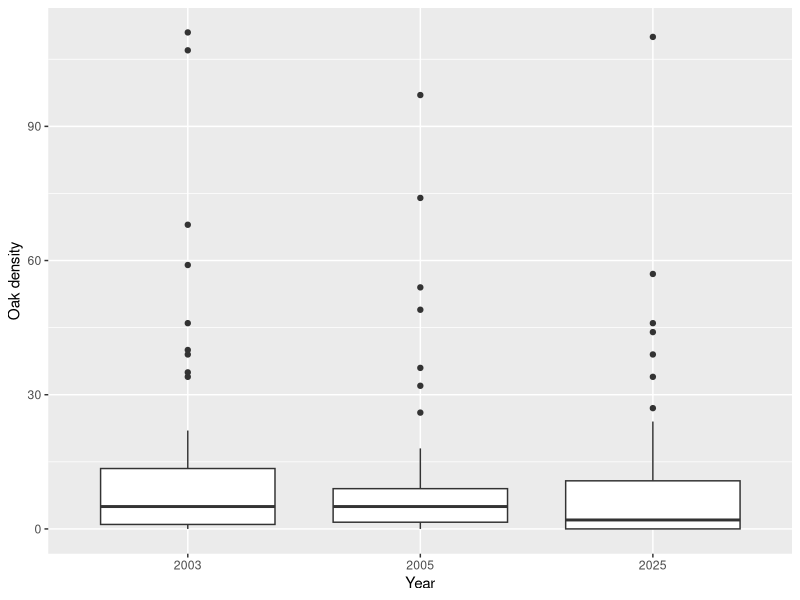
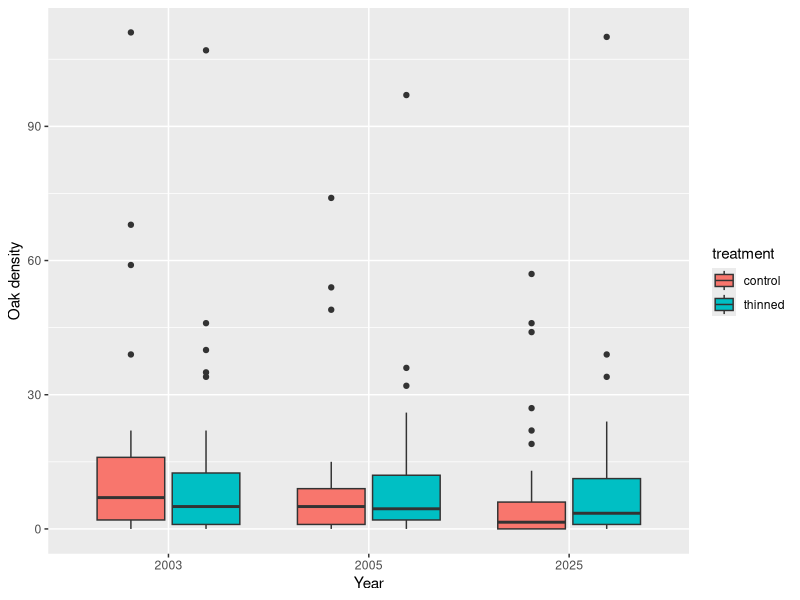
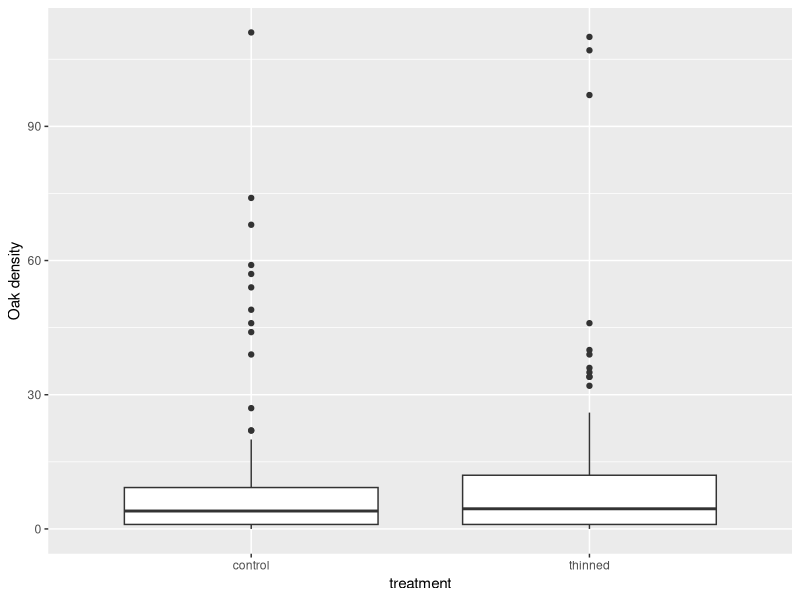
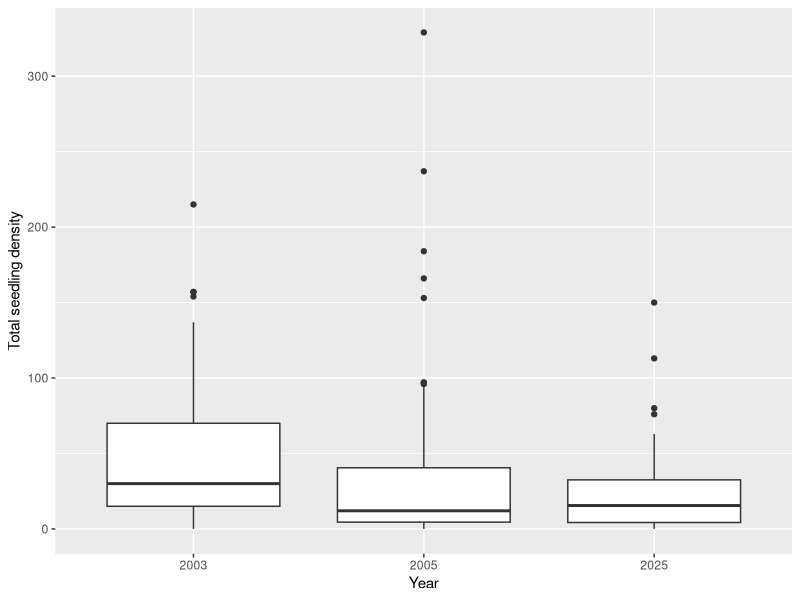
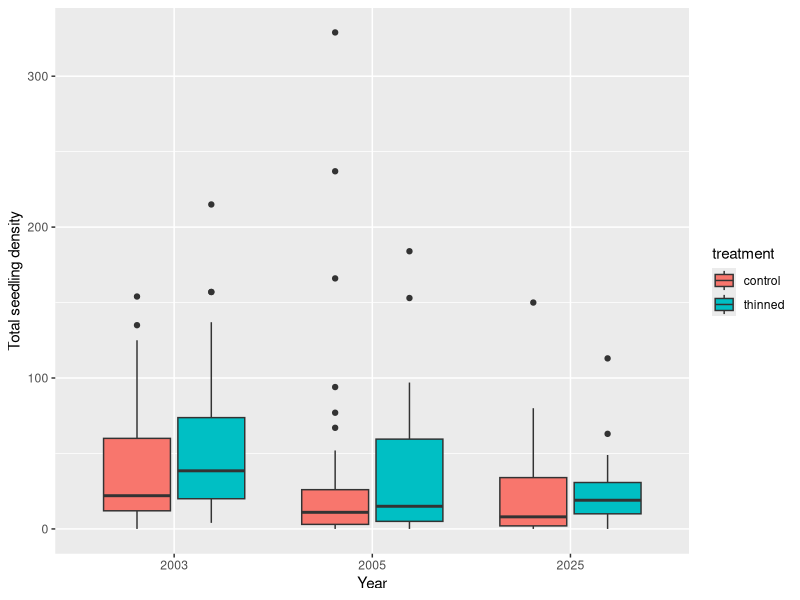
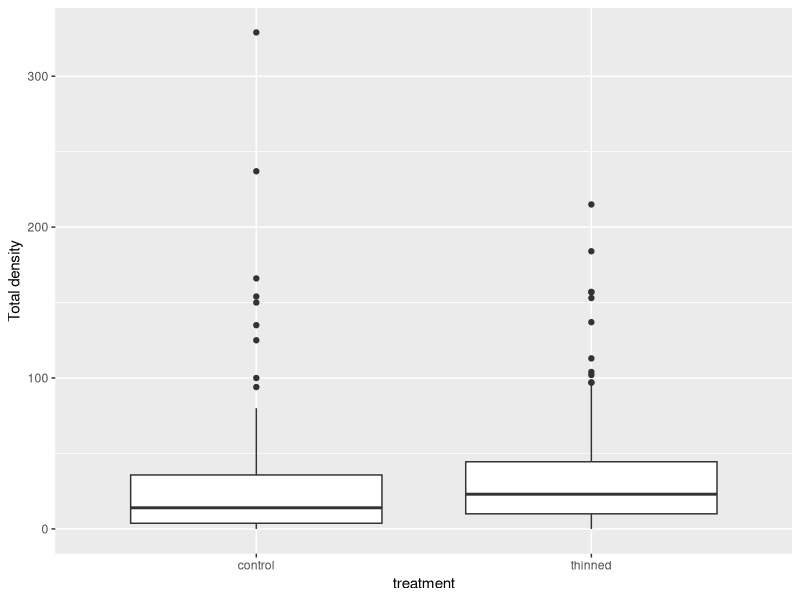
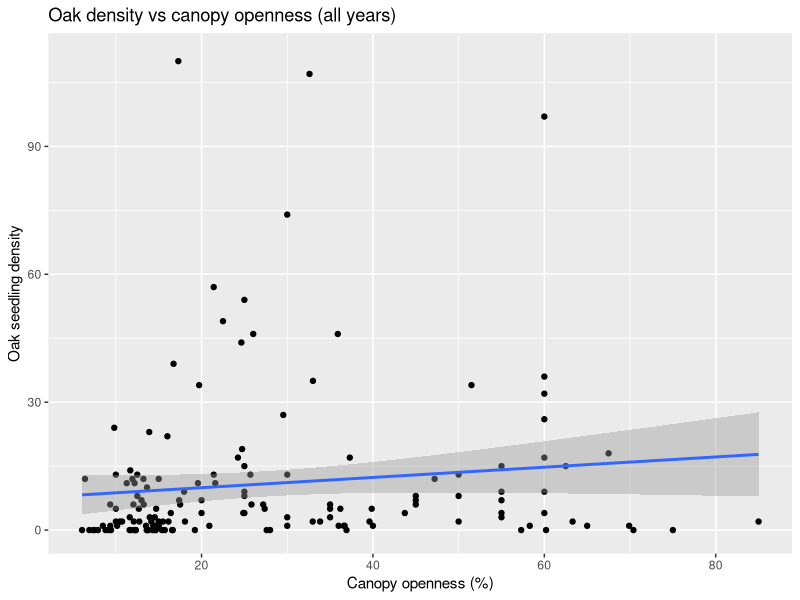
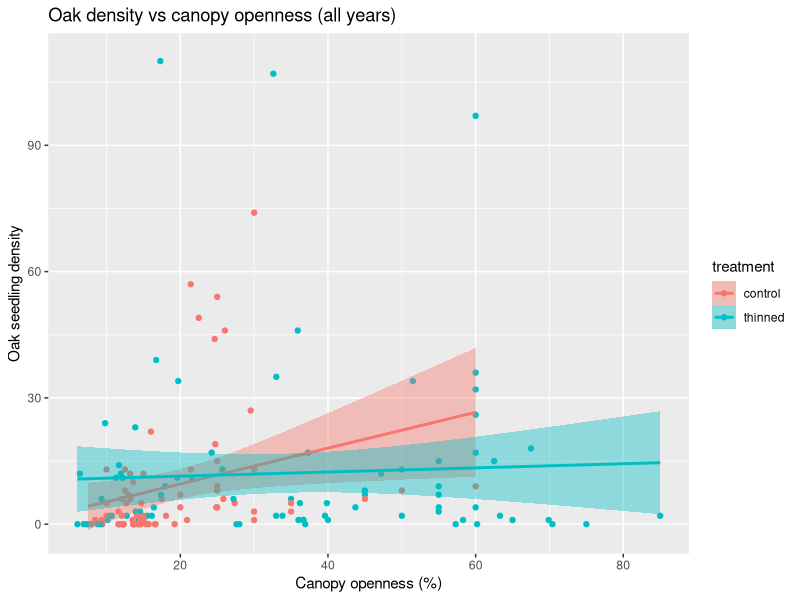

Here is the R script that generated these plots, in order:
#Exploratory figures 16/3/2026

library(readr)
library(dplyr)
library(ggplot2)

regeneration <- read_csv("processed_data/regeneration_data.csv")


#Filter to exclude area_type "extended" to remove duplicate seedling rows
regeneration_coreNA <- regeneration %>% 
  filter(area_type != "extended" | is.na(area_type))


#Oak density 2003 vs 2005 vs 2025
oak_density <- regeneration_coreNA %>%
  filter(species == "Quercus sp.") %>%
  group_by(site, plot, treatment, year, transect, subplot, area_m2, canopy_openness, pH, quercus_sp_ba, total_ba) %>%
  summarise(oak_density = sum(density), .groups = "drop")

ggplot(oak_density,
       aes(x = factor(year), y = oak_density)) +
  geom_boxplot() + 
  labs(x = "Year", y = "Oak density")

#Control and treatment separately
ggplot(oak_density,
       aes(x = factor(year), y = oak_density, fill = treatment)) +
  geom_boxplot() + 
  labs(x = "Year", y = "Oak density")

#Overall oak density by treatment (not important)
ggplot(oak_density,
       aes(x = factor(treatment), y = oak_density)) +
  geom_boxplot() + 
  labs(x = "treatment", y = "Oak density")


#Total seedling density 2003 vs 2005 vs 2025
total_density <- regeneration_coreNA %>% 
  group_by(site, plot, treatment, year, transect, subplot, area_m2, canopy_openness, pH, quercus_sp_ba, total_ba) %>% 
  summarise(total_density = sum(density), .groups = "drop")

ggplot(total_density,
       aes(x = factor(year), y = total_density)) +
  geom_boxplot() + 
  labs(x = "Year", y = "Total seedling density")

#Control and treatment separately
ggplot(total_density,
       aes(x = factor(year), y = total_density, fill = treatment)) +
  geom_boxplot() + 
  labs(x = "Year", y = "Total seedling density")

#Total density by treatment (not important)
ggplot(total_density,
       aes(x = factor(treatment), y = total_density)) +
  geom_boxplot() + 
  labs(x = "treatment", y = "Total density")


#Oak density vs canopy openness, all years
ggplot(oak_density, aes(x = canopy_openness, y = oak_density)) + 
  geom_point() +
  geom_smooth(method = "lm") +
  labs(x = "Canopy openness (%)",
       y = "Oak seedling density",
       title = "Oak density vs canopy openness (all years)")

#All years with treatment
ggplot(oak_density, aes(x = canopy_openness, y = oak_density, fill = treatment, color = treatment)) + 
  geom_point() +
  geom_smooth(method = "lm") +
  labs(x = "Canopy openness (%)",
       y = "Oak seedling density",
       title = "Oak density vs canopy openness (all years)")

#2003 (canopy values only in treatment plots of three sites)
ggplot(oak_density %>% filter(year == 2003), 
       aes(x = canopy_openness, y = oak_density)) + 
  geom_point() +
  geom_smooth(method = "lm") +
  labs(x = "Canopy openness (%)",
       y = "Oak seedling density",
       title = "Oak density vs canopy openness (2003)")

#2005
ggplot(oak_density %>% filter(year == 2005), 
       aes(x = canopy_openness, y = oak_density)) + 
  geom_point() +
  geom_smooth(method = "lm") +
  labs(x = "Canopy openness (%)",
       y = "Oak seedling density",
       title = "Oak density vs canopy openness (2005)")

#2005 with treatment
ggplot(oak_density %>% filter(year == 2005), 
       aes(x = canopy_openness, y = oak_density, fill = treatment, color = treatment)) + 
  geom_point() +
  geom_smooth(method = "lm") +
  labs(x = "Canopy openness (%)",
       y = "Oak seedling density",
       title = "Oak density vs canopy openness (2005)")

#2025 (canopy openness was measured for all subplots)
ggplot(oak_density %>% filter(year == 2025),
       aes(x = canopy_openness, y = oak_density)) + 
  geom_point() +
  geom_smooth(method = "lm") +
  labs(x = "Canopy openness (%)",
       y = "Oak seedling density",
       title = "Oak density vs canopy openness (2025)")

#2025 with treatment
ggplot(oak_density %>% filter(year == 2025),
       aes(x = canopy_openness, y = oak_density, fill = treatment, color = treatment)) + 
  geom_point() +
  geom_smooth(method = "lm") +
  labs(x = "Canopy openness (%)",
       y = "Oak seedling density",
       title = "Oak density vs canopy openness (2025)")


#Total seedling density vs canopy openness, all years
ggplot(total_density, aes(x = canopy_openness, y = total_density)) +
  geom_point() +
  geom_smooth(method = "lm") +
  labs(x = "Canopy openness (%)",
       y = "Total seedling density",
       title = "Total seedling density vs canopy openness (all years)")

#All years with treatment
ggplot(total_density, aes(x = canopy_openness, y = total_density, fill = treatment, color = treatment)) +
  geom_point() +
  geom_smooth(method = "lm") +
  labs(x = "Canopy openness (%)",
       y = "Total seedling density",
       title = "Total seedling density vs canopy openness (all years)")

#2003 (canopy values only in treatment plots of three sites)
ggplot(total_density %>% filter(year == 2003),
       aes(x = canopy_openness, y = total_density)) +
  geom_point() +
  geom_smooth(method = "lm") +
  labs(x = "Canopy openness (%)",
       y = "Total seedling density",
       title = "Total seedling density vs canopy openness (2003)")

#2005
ggplot(total_density %>% filter(year == 2005),
       aes(x = canopy_openness, y = total_density)) +
  geom_point() +
  geom_smooth(method = "lm") +
  labs(x = "Canopy openness (%)",
       y = "Total seedling density",
       title = "Total seedling density vs canopy openness (2005)")

#2005 with treatment
ggplot(total_density %>% filter(year == 2005),
       aes(x = canopy_openness, y = total_density, fill = treatment, color = treatment)) +
  geom_point() +
  geom_smooth(method = "lm") +
  labs(x = "Canopy openness (%)",
       y = "Total seedling density",
       title = "Total seedling density vs canopy openness (2005)")

#2025
ggplot(total_density %>% filter(year == 2025),
       aes(x = canopy_openness, y = total_density)) +
  geom_point() +
  geom_smooth(method = "lm") +
  labs(x = "Canopy openness (%)",
       y = "Total seedling density",
       title = "Total seedling density vs canopy openness (2025)")

#2025 with treatment
ggplot(total_density %>% filter(year == 2025),
       aes(x = canopy_openness, y = total_density, fill = treatment, color = treatment)) +
  geom_point() +
  geom_smooth(method = "lm") +
  labs(x = "Canopy openness (%)",
       y = "Total seedling density",
       title = "Total seedling density vs canopy openness (2025)")

#Without oak
others_density <- regeneration_coreNA %>% 
  filter(species != "Quercus sp.") %>% 
  group_by(site, plot, treatment, year, transect, subplot, area_m2, canopy_openness, pH, quercus_sp_ba, total_ba) %>%
  summarise(others_density = sum(density), .groups = "drop")

#All years without oak
ggplot(others_density, aes(x = canopy_openness, y = others_density)) +
  geom_point() +
  geom_smooth(method = "lm") +
  labs(x = "Canopy openness (%)",
       y = "Total seedling density without oak",
       title = "Total seedling density (no oaks) vs canopy openness (all years)")

#With treatment
ggplot(others_density, aes(x = canopy_openness, y = others_density, fill = treatment, color = treatment)) +
  geom_point() +
  geom_smooth(method = "lm") +
  labs(x = "Canopy openness (%)",
       y = "Total seedling density without oak",
       title = "Total seedling density (no oaks) vs canopy openness (all years)")

#2003 without oak (canopy values only in treatment plots of three sites)
ggplot(others_density %>% filter(year == 2003),
       aes(x = canopy_openness, y = others_density)) +
  geom_point() +
  geom_smooth(method = "lm") +
  labs(x = "Canopy openness (%)",
       y = "Total seedling density without oak",
       title = "Total seedling density (no oaks) vs canopy openness (2003)")

#2005 without oak
ggplot(others_density %>% filter(year == 2005),
       aes(x = canopy_openness, y = others_density)) +
  geom_point() +
  geom_smooth(method = "lm") +
  labs(x = "Canopy openness (%)",
       y = "Total seedling density without oak",
       title = "Total seedling density (no oaks) vs canopy openness (2005)")

#With treatment
ggplot(others_density %>% filter(year == 2005),
       aes(x = canopy_openness, y = others_density, fill = treatment, color = treatment)) +
  geom_point() +
  geom_smooth(method = "lm") +
  labs(x = "Canopy openness (%)",
       y = "Total seedling density without oak",
       title = "Total seedling density (no oaks) vs canopy openness (2005)")

#Only 2025 without oak
ggplot(others_density %>% filter(year == 2025),
       aes(x = canopy_openness, y = others_density)) +
  geom_point() +
  geom_smooth(method = "lm") +
  labs(x = "Canopy openness (%)",
       y = "Total seedling density without oak",
       title = "Total seedling density (no oak) vs canopy openness (2025)")

#With treatment
ggplot(others_density %>% filter(year == 2025),
       aes(x = canopy_openness, y = others_density, fill = treatment, color = treatment)) +
  geom_point() +
  geom_smooth(method = "lm") +
  labs(x = "Canopy openness (%)",
       y = "Total seedling density without oak",
       title = "Total seedling density (no oak) vs canopy openness (2025)")


#Oak density vs pH
ggplot(oak_density, aes(x = pH, y = oak_density, fill = treatment, color = treatment)) + 
  geom_point() +
  geom_smooth(method = "lm") +
  labs(x = "pH", y = "Oak seedling density")

#Total seedling density vs pH
ggplot(total_density, aes(x = pH, y = total_density, fill = treatment, color = treatment)) + 
  geom_point() +
  geom_smooth(method = "lm") +
  labs(x = "pH", y = "Total seedling density")

#Other species' seedling density vs pH
ggplot(others_density, aes(x = pH, y = others_density, fill = treatment, color = treatment)) + 
  geom_point() +
  geom_smooth(method = "lm") +
  labs(x = "pH", y = "Other species' seedling density")


#Oak seedling density vs oak basal area
ggplot(oak_density, aes(x = quercus_sp_ba, y = oak_density, fill = treatment)) + 
  geom_point() + 
  geom_smooth(method = "lm") +
  labs(x = "Oak basal area m^2/ha", y = "Oak seedling density")

#Oak seedling density vs total basal area
ggplot(oak_density, aes(x = total_ba, y = oak_density, fill = treatment)) + 
  geom_point() + 
  geom_smooth(method = "lm") +
  labs(x = "Total basal area m^2/ha", y = "Oak seedling density")

#Basal area without oak
others_ba <- regeneration_coreNA %>% 
  group_by(site, plot, treatment, year, transect, subplot, area_m2, canopy_openness, pH, quercus_sp_ba, total_ba) %>%
  summarise(oak_density = sum(density), .groups = "drop") %>% 
  mutate(others_ba = total_ba - quercus_sp_ba) 

#Oak seedling density vs other species' basal area
ggplot(others_ba, aes(x = others_ba, y = oak_density)) + 
  geom_point() + 
  geom_smooth(method = "lm") +
  labs(x = "Other species' basal area m^2/ha", y = "Oak seedling density")
